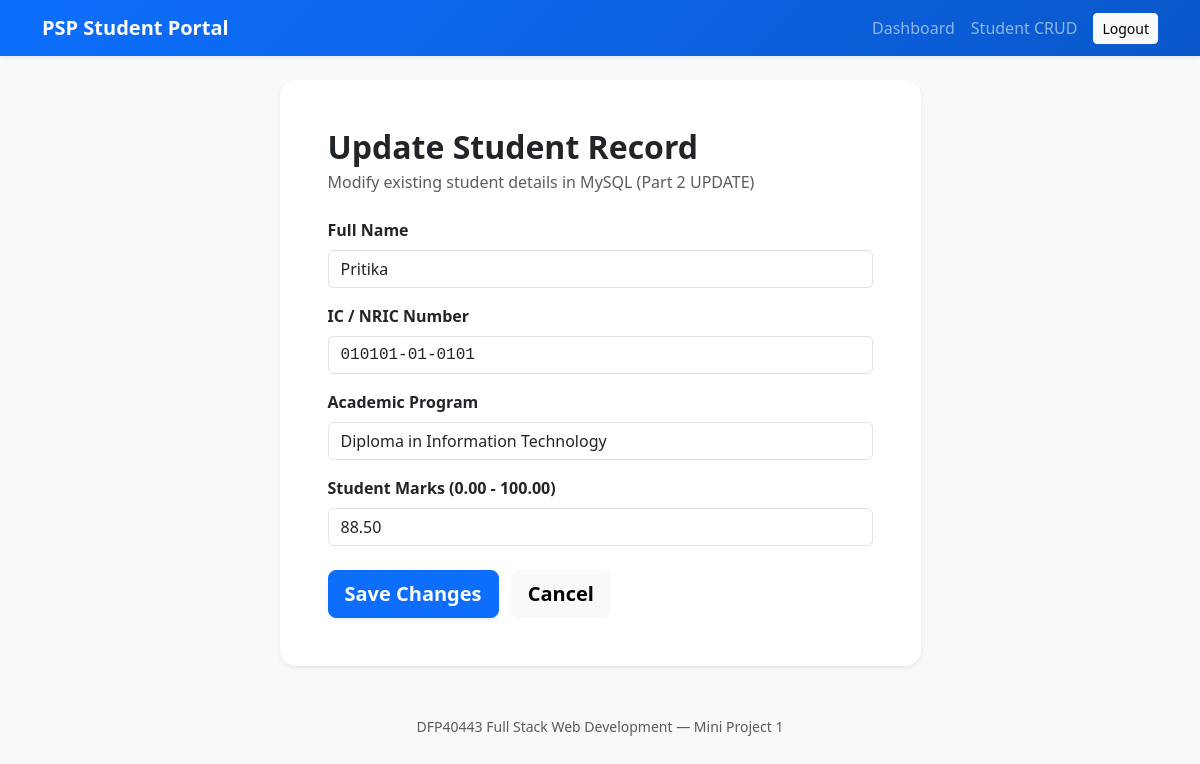
The page /public/index.php?action=student_edit&id=1 (signed in) on the database its author committed.
### tables this page shows
CREATE TABLE students (
    id INT UNSIGNED AUTO_INCREMENT PRIMARY KEY,
    name VARCHAR(100) NOT NULL,
    nric VARCHAR(20) NOT NULL UNIQUE,
    program VARCHAR(150) NOT NULL,
    marks DECIMAL(5,2) NOT NULL DEFAULT 0.00,
    profile_picture VARCHAR(255) NULL,
    created_at TIMESTAMP DEFAULT CURRENT_TIMESTAMP,
    updated_at TIMESTAMP DEFAULT CURRENT_TIMESTAMP ON UPDATE CURRENT_TIMESTAMP,
    CONSTRAINT chk_marks CHECK (marks >= 0.00 AND marks <= 100.00)
);

### controllers/StudentController.php (called while the page is built, shortened)
<?php
require_once __DIR__ . '/../models/StudentModel.php';
class StudentController
{
    private StudentModel $model;
    public function __construct(PDO $pdo)
    {
        $this->model = new StudentModel($pdo);
    }
    public function edit(): void
    {
        require_once __DIR__ . '/../config/auth.php';
        $id = filter_input(INPUT_GET, 'id', FILTER_VALIDATE_INT);
        $student = $this->model->find($id);
        require __DIR__ . '/../views/students/edit.php';
    }
}

### models/StudentModel.php (called while the page is built, shortened)
<?php
class StudentModel
{
    private PDO $pdo;
    public function __construct(PDO $pdo)
    {
        $this->pdo = $pdo;
    }
    public function find(int $id): ?array
    {
        $stmt = $this->pdo->prepare(
            "SELECT id, name, nric, program, marks, profile_picture
             FROM students
             WHERE id = :id
             LIMIT 1"
        );
        $stmt->execute([':id' => $id]);
        $row = $stmt->fetch(PDO::FETCH_ASSOC);
        return $row !== false ? $row : null;
    }
}

### config/auth.php (called while the page is built, shortened)
<?php
function e(string $value): string {
    return htmlspecialchars($value, ENT_QUOTES, 'UTF-8');
}

### views/students/edit.php (the view, shortened to what this page needs)
<?php $pageTitle='Update Student'; require __DIR__ . '/../layouts/header.php'; ?>
<div class="row justify-content-center">
    <div class="col-lg-7">
        <div class="card border-0 shadow-sm rounded-4">
            <div class="card-body p-4 p-sm-5">
                <h2 class="fw-bold mb-1">Update Student Record</h2>
                <p class="text-muted mb-4">Modify existing student details in MySQL (Part 2 UPDATE)</p>
                <form method="post" action="<?= BASE_URL ?>/index.php?action=student_edit&id=<?= (int)$student['id'] ?>" class="needs-validation" novalidate>
                    <div class="mb-3">
                        <label class="form-label fw-semibold">Full Name</label>
                        <input type="text" name="name" class="form-control" required minlength="2" maxlength="100" value="<?= e($_POST['name'] ?? $student['name']) ?>">
                    </div>
                    <div class="mb-3">
                        <label class="form-label fw-semibold">IC / NRIC Number</label>
                        <input type="text" name="nric" class="form-control font-monospace" required maxlength="20" value="<?= e($_POST['nric'] ?? $student['nric']) ?>">
                    </div>
                    <div class="mb-3">
                        <label class="form-label fw-semibold">Academic Program</label>
                        <input type="text" name="program" class="form-control" required maxlength="150" value="<?= e($_POST['program'] ?? $student['program']) ?>">
                    </div>
                    <div class="mb-4">
                        <label class="form-label fw-semibold">Student Marks (0.00 - 100.00)</label>
                        <input type="number" name="marks" class="form-control" min="0" max="100" step="0.01" required value="<?= e($_POST['marks'] ?? (string)$student['marks']) ?>">
                    </div>
                    <button type="submit" class="btn btn-primary btn-lg fw-bold shadow-sm me-2">Save Changes</button>
                    <a class="btn btn-light btn-lg fw-semibold" href="<?= BASE_URL ?>/index.php?action=students">Cancel</a>
                </form>
            </div>
        </div>
    </div>
</div>
<?php require __DIR__ . '/../layouts/footer.php'; ?>

### public/css/style.css (style rules this page uses)
body { min-height: 100vh; background-color: #f4f6f9; font-family: 'Segoe UI', system-ui, -apple-system, sans-serif; }
.card { transition: transform 0.2s ease-in-out, box-shadow 0.2s ease-in-out; }

### rows shown on the page
students: name "Pritika", nric "010101-01-0101", program "Diploma in Information Technology", marks "88.50"
